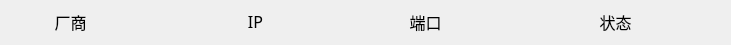
<?xml version="1.0" encoding="UTF-8"?>
<ui version="4.0">
 <class>FormDeviceInfo</class>
 <widget class="QWidget" name="FormDeviceInfo">
  <property name="geometry">
   <rect>
    <x>0</x>
    <y>0</y>
    <width>731</width>
    <height>45</height>
   </rect>
  </property>
  <property name="windowTitle">
   <string>Form</string>
  </property>
  <property name="styleSheet">
   <string notr="true">QWidget#widget
{
	background-color: rgba(255, 255, 255, 0);
	border-bottom:1px,rgb(255,255,255),solid;
	selection-background-color: rgb(255, 255, 255);
	color: rgb(0, 0, 0);
}

</string>
  </property>
  <widget class="QWidget" name="widget" native="true">
   <property name="geometry">
    <rect>
     <x>0</x>
     <y>0</y>
     <width>738</width>
     <height>43</height>
    </rect>
   </property>
   <property name="styleSheet">
    <string notr="true">QWidget
{
	font-size: 16px;
	font-family:Microsoft Yahei;

}

</string>
   </property>
   <widget class="QLabel" name="labelType">
    <property name="geometry">
     <rect>
      <x>500</x>
      <y>0</y>
      <width>231</width>
      <height>43</height>
     </rect>
    </property>
    <property name="text">
     <string>状态</string>
    </property>
    <property name="alignment">
     <set>Qt::AlignCenter</set>
    </property>
   </widget>
   <widget class="QLabel" name="labelIP">
    <property name="geometry">
     <rect>
      <x>150</x>
      <y>0</y>
      <width>211</width>
      <height>43</height>
     </rect>
    </property>
    <property name="text">
     <string>IP</string>
    </property>
    <property name="alignment">
     <set>Qt::AlignCenter</set>
    </property>
   </widget>
   <widget class="QLabel" name="labelPort">
    <property name="geometry">
     <rect>
      <x>360</x>
      <y>0</y>
      <width>131</width>
      <height>43</height>
     </rect>
    </property>
    <property name="text">
     <string>端口</string>
    </property>
    <property name="alignment">
     <set>Qt::AlignCenter</set>
    </property>
   </widget>
   <widget class="QLabel" name="labelFactory">
    <property name="geometry">
     <rect>
      <x>0</x>
      <y>0</y>
      <width>141</width>
      <height>43</height>
     </rect>
    </property>
    <property name="text">
     <string>厂商</string>
    </property>
    <property name="alignment">
     <set>Qt::AlignCenter</set>
    </property>
   </widget>
  </widget>
 </widget>
 <resources/>
 <connections/>
</ui>
